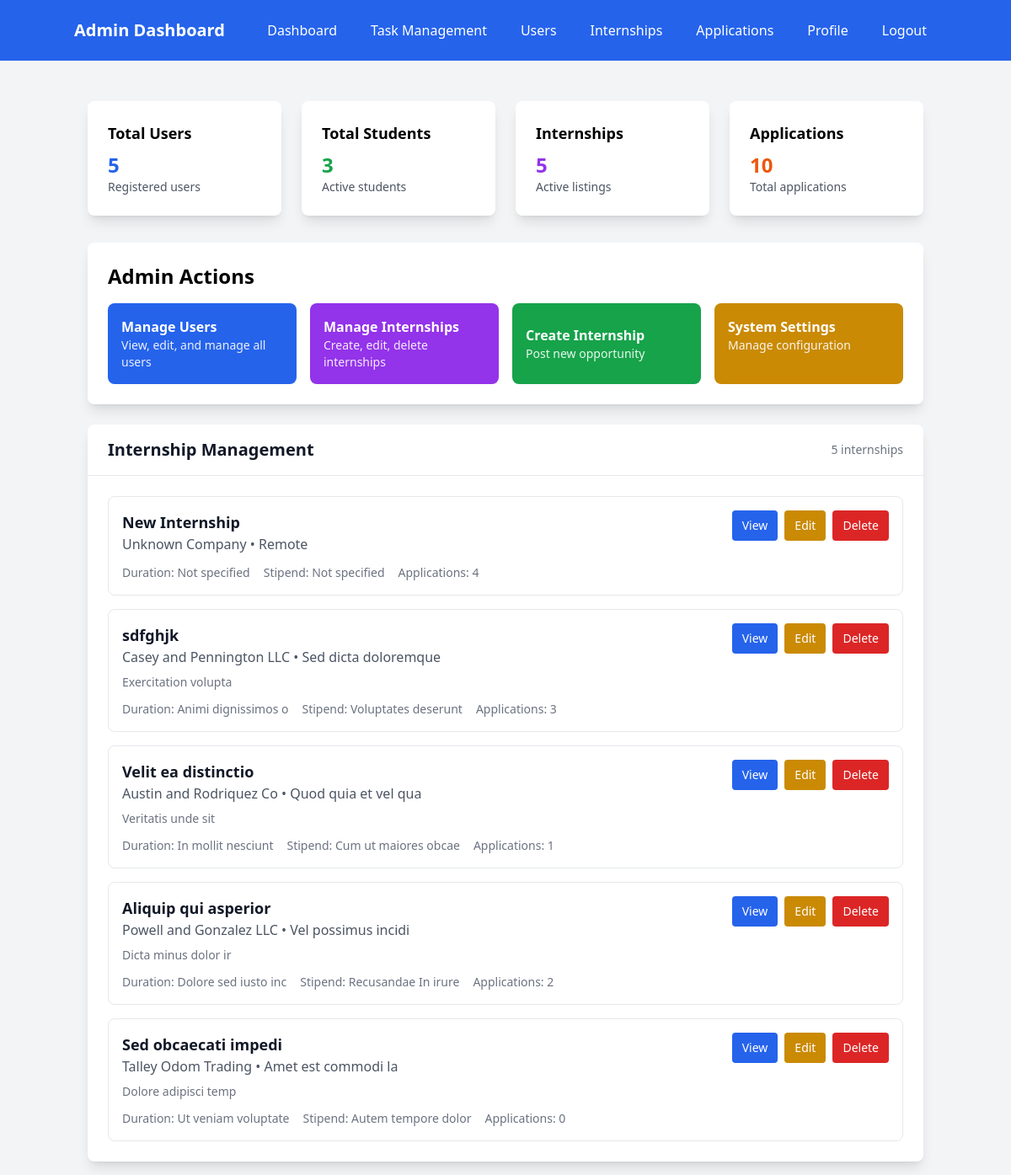
Page /dashboard (signed in) on the earlier database version.
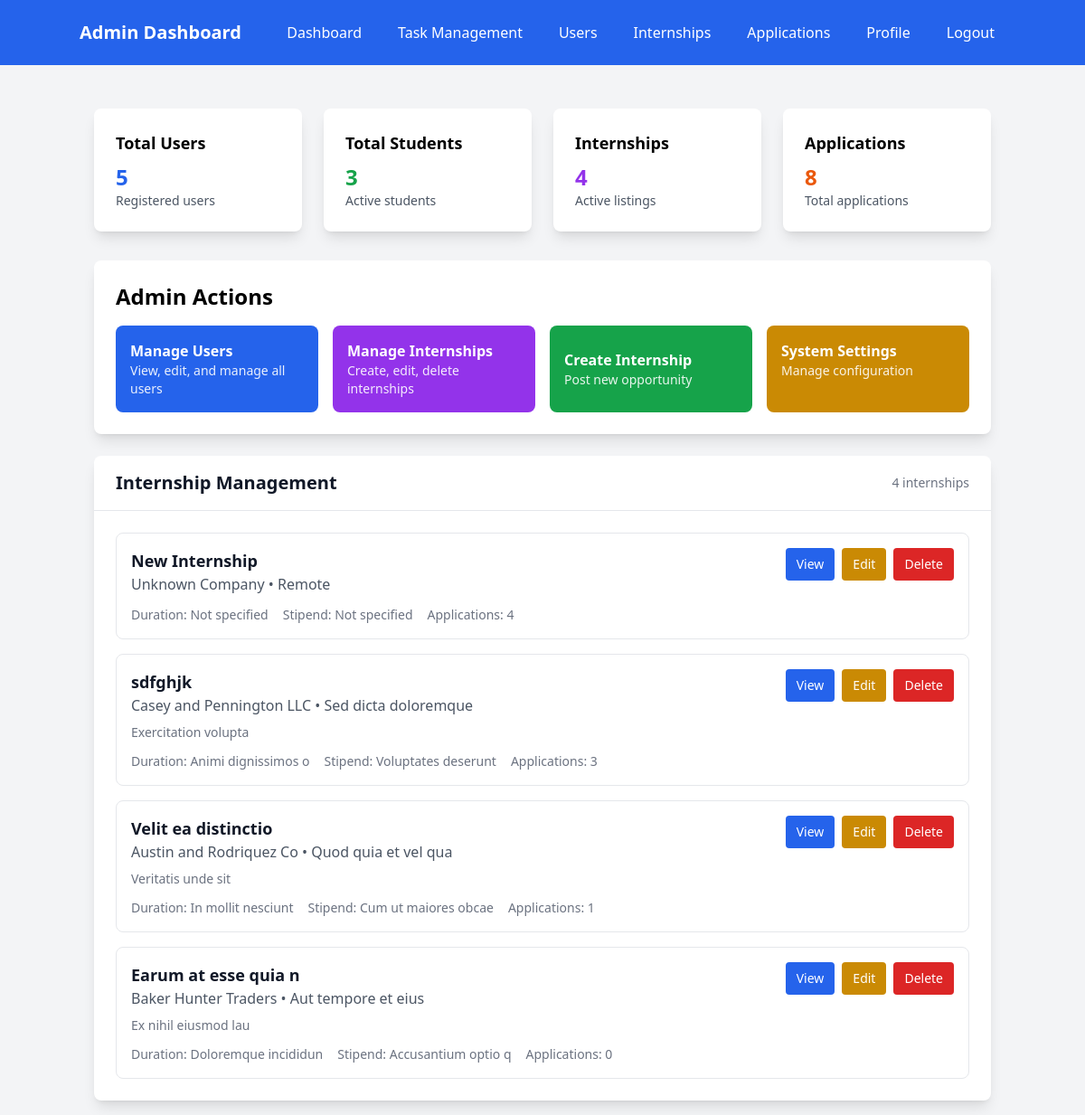
Same page on the later database version.
### models.py (models this page shows)
class Internship(Base):
    __tablename__ = "internships"
    id = Column(Integer, primary_key=True, index=True)
    title = Column(String(255), nullable=False)
    description = Column(Text)
    company = Column(String(255), nullable=False)
    location = Column(String(255))
    duration = Column(String(100))
    stipend = Column(String(100))
    requirements = Column(Text)
    created_by = Column(Integer, ForeignKey("users.id"))
    created_at = Column(DateTime(timezone=True), server_default=func.now())
    is_active = Column(Boolean, default=True)
    deadline = Column(DateTime(timezone=True))
    creator = relationship("User", back_populates="created_internships")
    applications = relationship("InternshipApplication", back_populates="internship")
    tasks = relationship("Task", back_populates="internship")
    feedback = relationship("Feedback", back_populates="internship")

### app.py (the view)
@app.get("/dashboard", response_class=HTMLResponse)
async def dashboard(request: Request, db: Session = Depends(get_db)):
    try:
        user = await get_current_user_from_cookie(request, db)
        print(f"🎯 Dashboard access - User: {user.email}, Role: {user.role}")
        if user.role == "student":
            internships = crud.get_internships(db)
            applications = crud.get_applications_by_student(db, user.id)
            tasks = crud.get_tasks_by_student(db, user.id)
            return templates.TemplateResponse("dashboard_student.html", {
                "request": request,
                "user": user,
                "internships": internships,
                "applications": applications,
                "tasks": tasks
            })
        elif user.role == "admin":
            internships = crud.get_internships(db)
            try:
                stats = crud.get_system_stats(db)
            except Exception as e:
                print(f"⚠️  Could not get system stats: {e}")
                stats = {
                    "total_users": 0,
                    "total_students": 0,
                    "total_admins": 0,
                    "total_mentors": 0,
                    "total_internships": 0,
                    "total_applications": 0,
                    "total_tasks": 0
                }
            return templates.TemplateResponse("dashboard_admin.html", {
                "request": request,
                "user": user,
                "internships": internships,
                "stats": stats
            })
        elif user.role == "mentor":
            internships = crud.get_internships(db)
            mentor_internships = crud.get_internships_by_mentor(db, user.id)
            mentor_applications = crud.get_applications_for_mentor(db, user.id)
            return templates.TemplateResponse("dashboard_mentor.html", {
                "request": request,
                "user": user,
                "internships": internships,
                "mentor_internships": mentor_internships,
                "mentor_applications": mentor_applications
            })
        else:
            print(f"❌ Unknown role: {user.role}")
            return RedirectResponse("/login?error=Unknown user role")
    except Exception as e:
        print(f"💥 Dashboard error: {e}")
        import traceback
        traceback.print_exc()
        return RedirectResponse("/login")

### templates/dashboard_admin.html (shortened to what this page needs)
<!DOCTYPE html>
<html>
<head>
    <script src="https://cdn.tailwindcss.com"></script>
</head>
<body class="bg-gray-100">
<nav class="bg-blue-600 text-white p-4">
    <div class="container mx-auto flex justify-between items-center">
        <h1 class="text-xl font-bold">Admin Dashboard</h1>
        <div class="flex space-x-4">
            <a href="/dashboard" class="hover:bg-blue-700 px-3 py-2 rounded">Dashboard</a>
            <a href="/tasks" class="hover:bg-blue-700 px-3 py-2 rounded">Task Management</a>
            <a href="/admin/users" class="hover:bg-blue-700 px-3 py-2 rounded">Users</a>
            <a href="/admin/internships" class="hover:bg-blue-700 px-3 py-2 rounded">Internships</a>
            <a href="/admin/applications" class="hover:bg-blue-700 px-3 py-2 rounded">Applications</a>
            <a href="/profile" class="hover:bg-blue-700 px-3 py-2 rounded">Profile</a>
            <a href="/logout" class="hover:bg-blue-700 px-3 py-2 rounded">Logout</a>
        </div>
    </div>
</nav>
    <div class="container mx-auto mt-8 p-4">
        <div class="grid grid-cols-1 md:grid-cols-4 gap-6 mb-8">
            <div class="bg-white p-6 rounded-lg shadow-lg">
                <h3 class="text-lg font-semibold mb-2">Total Users</h3>
                <p class="text-2xl font-bold text-blue-600">{{ stats.total_users }}</p>
                <p class="text-sm text-gray-600">Registered users</p>
            </div>
            <div class="bg-white p-6 rounded-lg shadow-lg">
                <h3 class="text-lg font-semibold mb-2">Total Students</h3>
                <p class="text-2xl font-bold text-green-600">{{ stats.total_students }}</p>
                <p class="text-sm text-gray-600">Active students</p>
            </div>
            <div class="bg-white p-6 rounded-lg shadow-lg">
                <h3 class="text-lg font-semibold mb-2">Internships</h3>
                <p class="text-2xl font-bold text-purple-600">{{ stats.total_internships }}</p>
                <p class="text-sm text-gray-600">Active listings</p>
            </div>
            <div class="bg-white p-6 rounded-lg shadow-lg">
                <h3 class="text-lg font-semibold mb-2">Applications</h3>
                <p class="text-2xl font-bold text-orange-600">{{ stats.total_applications }}</p>
                <p class="text-sm text-gray-600">Total applications</p>
            </div>
        </div>
        <div class="bg-white rounded-lg shadow-lg p-6 mb-6">
            <h2 class="text-2xl font-bold mb-4">Admin Actions</h2>
            <div class="grid grid-cols-1 md:grid-cols-2 lg:grid-cols-4 gap-4">
                <a href="/admin/users"
                    class="bg-blue-600 text-white p-4 rounded-lg hover:bg-blue-700 transition text-left">
                    <div class="font-semibold">Manage Users</div>
                    <div class="text-sm opacity-90">View, edit, and manage all users</div>
                </a>
                <a href="/admin/internships"
                    class="bg-purple-600 text-white p-4 rounded-lg hover:bg-purple-700 transition text-left">
                    <div class="font-semibold">Manage Internships</div>
                    <div class="text-sm opacity-90">Create, edit, delete internships</div>
                </a>
                <button onclick="showCreateForm()"
                    class="bg-green-600 text-white p-4 rounded-lg hover:bg-green-700 transition text-left cursor-pointer">
                    <div class="font-semibold">Create Internship</div>
                    <div class="text-sm opacity-90">Post new opportunity</div>
                </button>
                <a href="/admin/system"
                    class="bg-yellow-600 text-white p-4 rounded-lg hover:bg-yellow-700 transition text-left">
                    <div class="font-semibold">System Settings</div>
                    <div class="text-sm opacity-90">Manage configuration</div>
                </a>
            </div>
        </div>
        <div class="bg-white rounded-lg shadow-lg">
            <div class="px-6 py-4 border-b border-gray-200 flex justify-between items-center">
                <h2 class="text-xl font-semibold text-gray-900">Internship Management</h2>
                <span class="text-sm text-gray-500">{{ internships|length }} internships</span>
            </div>
            <div class="p-6">
                {% if internships %}
                <div class="space-y-4">
                    {% for internship in internships %}
                    <div class="border border-gray-200 rounded-lg p-4 hover:shadow-md transition">
                        <div class="flex justify-between items-start">
                            <div class="flex-1">
                                <h3 class="text-lg font-semibold text-gray-900">{{ internship.title }}</h3>
                                <p class="text-gray-600">{{ internship.company }} • {{ internship.location or 'Remote' }}</p>
                                <p class="text-sm text-gray-500 mt-2">{{ internship.description[:120] }}{% if internship.description|length > 120 %}...{% endif %}</p>
                                <div class="flex items-center mt-3 space-x-4 text-sm text-gray-500">
                                    <span>Duration: {{ internship.duration or 'Not specified' }}</span>
                                    <span>Stipend: {{ internship.stipend or 'Not specified' }}</span>
                                    <span>Applications: {{ internship.applications|length if internship.applications else 0 }}</span>
                                </div>
                            </div>
                            <div class="flex space-x-2 ml-4">
                                <button onclick="viewInternship({{ internship.id }})"
                                    class="bg-blue-600 text-white px-3 py-2 rounded text-sm hover:bg-blue-700 transition">
                                    View
                                </button>
                                <button onclick="editInternship({{ internship.id }})"
                                    class="bg-yellow-600 text-white px-3 py-2 rounded text-sm hover:bg-yellow-700 transition">
                                    Edit
                                </button>
                                <button onclick="deleteInternship({{ internship.id }})"
                                    class="bg-red-600 text-white px-3 py-2 rounded text-sm hover:bg-red-700 transition">
                                    Delete
                                </button>
                            </div>
                        </div>
                    </div>
                    {% endfor %}
                </div>
                {% endif %}
            </div>
        </div>
    </div>
</body>
</html>

Differences in the rows shown:
removed Internship: title "Aliquip qui asperior", company "Powell and Gonzalez LLC", location "Vel possimus incidi", description "Dicta minus dolor ir", duration "Dolore sed iusto inc", stipend "Recusandae In irure", applications|length "2"
removed Internship: title "Sed obcaecati impedi", company "Talley Odom Trading", location "Amet est commodi la", description "Dolore adipisci temp", duration "Ut veniam voluptate", stipend "Autem tempore dolor", applications|length "0"
added Internship: title "Earum at esse quia n", company "Baker Hunter Traders", location "Aut tempore et eius", description "Ex nihil eiusmod lau", duration "Doloremque incididun", stipend "Accusantium optio q", applications|length "0"
Other differences:
{{ stats.total_internships }}: "5" → "4"
{{ stats.total_applications }}: "10" → "8"
{{ internships|length }}: "5" → "4"
